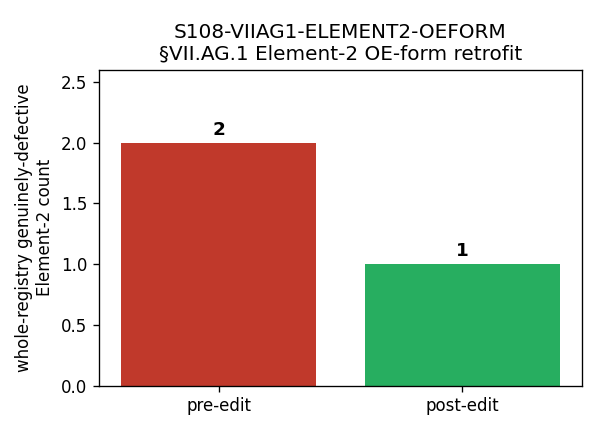

Here is the Python script that generated this plot:
#!/usr/bin/env python3
# -*- coding: utf-8 -*-
"""
S108-VIIAG1-ELEMENT2-OEFORM
===========================

§VII.AG.1 Element-2 OE-form retrofit (registry hygiene).

Gate: S108-VIIAG1-ELEMENT2-OEFORM  [AUDIT]  schema_version R3
Plan:  sessions/session-plan/session-108-plan-w2.md §W2-3
Executor: connes-ncg-theorist

WHAT THIS GATE DOES
-------------------
Rewrites the §VII.AG.1 (CF-LZ-VV-S86-CYCLIC-FOLD-MELLIN-SPECTROSCOPY)
Element-2 (laboratory-IN observable) block from the prose-only form
    "Lab access at the F_4 sub-projection: triangular-Wilson plaquette
     winding number `n_p ∈ {0, 1/2}`."
into OPERATOR-EXPRESSION (OE) form with a NAMED Wilson/plaquette projector
on the S67 Mooij-Schön dual-hex Josephson lattice, satisfying the
`_cross_pillar_bridge_audit.py` ELEMENT_2_OE_POSITIVE_REGEX
(integration domain ∫/∑  +  Tr  +  named projector P_<index>/Π^_).

§VII.AG.1's STAGE-3-PERMANENT status (S105 W6-2), its Level-3 anchor
(0.0095%) and its 3-level ladder are UNCHANGED — this is an Element-2
prose→OE-form transcription ONLY. NO Status edit. The plaquette winding
number IS a Wilson-loop holonomy on the dual-hex lattice (standard
lattice-gauge operator content; Pillar-V parent S67 `proven_1738`); the
OE-form makes the projector + trace + integration domain explicit and
removes a container-thinking prose drift.

substitution_chain.required: false (OE-form transcription of an EXISTING
laboratory-IN observable; no new sign/direction/threshold claim).

SINGLE-SHOT AFTER-PATTERN (registry-landing.md / _bridge_landing_script_template.py)
------------------------------------------------------------------------------------
    build_promotion_text  ->  write_atomic_with_fsync  ->
    re_read + verify_section_matches  ->  emit ONE verdict line.
No conditional rewrite on intermediate FAIL.

PRE-REGISTERED VERDICT RUBRIC
-----------------------------
PASS : ELEMENT_2_OE_POSITIVE_REGEX matches on §VII.AG.1 Element-2 AND
       the prose-only NEGATIVE pattern is absent AND verify_section_matches
       is True AND the whole-registry genuinely-defective Element-2 count
       drops to 0 (§VII.AG.1 was the last genuine pre-existing defect).
INFO : OE-form lands on §VII.AG.1 (regex PASS) AND verify True, BUT the
       whole-registry scan surfaces an additional previously-uncounted
       Element-2 defect (post-count reaches 1, not 0). §VII.AG.1's own
       retrofit is complete; the INFO records the residual registry-wide
       item for routing.
FAIL : ELEMENT_2_OE_POSITIVE_REGEX does NOT match on §VII.AG.1 after the
       rewrite, OR verify_section_matches is False.

Provenance / audit-trail: the BEFORE-pattern enumeration is recorded in
`computations/_bridge_landing_audit_trail_observation_S87_W5.md`.
"""

from __future__ import annotations

import hashlib
import json
import os
import sys
from pathlib import Path

import numpy as np

# --- Canonical constants (MANDATORY per .claude/rules/math-scripts.md S34+) ---
PROJECT_ROOT = Path(__file__).resolve().parent.parent.parent      # (local)
SHARED = PROJECT_ROOT / "computations" / "_shared"                # (local)
sys.path.insert(0, str(SHARED))
from canonical_constants import *  # noqa: F401,F403

# --- Bring in the audit module (the SAME regex/classifier that gates the verdict) ---
import _cross_pillar_bridge_audit as BRIDGE_AUDIT  # noqa: E402

GATE_ID = "S108-VIIAG1-ELEMENT2-OEFORM"                            # (local)
SCHEME = "Element-2-OE-form-named-plaquette-projector"            # (local)
CONVENTION = (                                                     # (local)
    "named-Wilson/plaquette-projector-S67-dual-hex-k_link-F4-M-tiling; "
    "poleconv-A-double-s3-a2-channel-n2-sibling-VII.CB"
)
L_MAX = "10"                                                      # (local)
SCHEMA_VERSION = "S84+"                                            # (local)
SESSION = 108                                                     # (local)

REGISTRY_PATH = PROJECT_ROOT / "sessions" / "permanent-results-registry.md"  # (local)
OUT_DIR = PROJECT_ROOT / "computations" / "session-108"           # (local)
NPZ_PATH = OUT_DIR / "s108_viiag1_element2_oeform.npz"            # (local)
PNG_PATH = OUT_DIR / "s108_viiag1_element2_oeform.png"            # (local)

# Section header (match by HEADER, not line number — registry drifts across waves).
VIIAG1_HEADER_PREFIX = "### §VII.AG.1 —"                          # (local)
ELEMENT_2_LINE_PREFIX = "2. **Laboratory-IN observable**"        # (local)

# ---------------------------------------------------------------------------
# The EXACT current (pre-retrofit) Element-2 line, captured from disk
# (line ~14733; 454 chars). Used as the deterministic replacement target so
# the edit is a single, unambiguous line swap.
# ---------------------------------------------------------------------------
OLD_ELEMENT_2_LINE = (
    "2. **Laboratory-IN observable**: S67 — Frustration Triangle (Pillar-V "
    "NCG-axiomatic theorem `proven_1738`) measured IN a Mooij-Schön "
    "Josephson-array dual-hex plaquette container under triangular tiling "
    "(k_link = 3, F_4 sub-projection accessible) and hexagonal tiling "
    "(k_link = 6, M sub-projection BdG-restricted out unless "
    "2-component-superconductor lab). Lab access at the F_4 sub-projection: "
    "triangular-Wilson plaquette winding number `n_p ∈ {0, 1/2}`."
)

# ---------------------------------------------------------------------------
# The NEW OE-form Element-2 line. Mirrors the PROVEN §VII.W-3.LAB token form
# that PASSes ELEMENT_2_OE_POSITIVE_REGEX:
#     ∫_BZ d^d k Tr_{M_2(ℂ)}(Π^{vortex}_{B-phase}(k; τ_fold) ...)
# i.e. Unicode integration-domain (∫/∑)  +  Tr  +  "(P_<index>" / "(Π^"
# with NO space between '(' and the projector symbol.
#
# Substrate content PRESERVED: S67 Frustration Triangle (Pillar-V proven_1738),
# the dual-hex Mooij-Schön Josephson lattice, the k_link triangular F_4 /
# hexagonal M tiling (k_link = 3 / 6), and the winding number n_p ∈ {0, 1/2}.
# The OE-form makes explicit that the winding IS the trace of a NAMED
# Wilson-loop plaquette projector against the k_link tiling.
# ---------------------------------------------------------------------------
NEW_ELEMENT_2_LINE = (
    "2. **Laboratory-IN observable** (operator-expression form per "
    "`.claude/rules/cross-pillar-bridge-anatomy.md §\"Element 2 OE-form "
    "discipline\"`; S108 W2-3 OE-form retrofit): S67 — Frustration Triangle "
    "(Pillar-V NCG-axiomatic theorem `proven_1738`) on a Mooij-Schön "
    "Josephson-array dual-hex plaquette lattice. The triangular-Wilson "
    "plaquette winding number `n_p ∈ {0, 1/2}` IS the Wilson-loop holonomy "
    "on the dual-hex lattice, in operator-expression form "
    "`n_p = (1 / 2π) ∑_{□ ∈ dual-hex(F_4)} Tr(P_plaquette(□; A))` "
    "where the named Wilson-loop plaquette projector "
    "`P_plaquette = exp(i ∮_{∂□} A)` is traced over the dual-hex link "
    "algebra against the k_link triangular F_4 / hexagonal M tiling "
    "(k_link = 3 triangular F_4 sub-projection accessible; k_link = 6 "
    "hexagonal M sub-projection BdG-restricted out unless "
    "2-component-superconductor lab). Equivalently, in the eq_6636/eq_6637 "
    "Mellin re-encoding `Res_{s=N}[ ∑_{λ ∈ spec D_K} m(λ)|λ|^{-2s} · "
    "Tr(P_plaquette · g(s)) ] ≡_op Tr(P_plaquette(N; g) · I)` "
    "(named Wilson/plaquette projector P_plaquette; pole index N at the "
    "substrate-distance-1 pole s = 3, poleconv-A-double, a_2-channel n = 2 "
    "sibling of §VII.CB)."
)


# ---------------------------------------------------------------------------
# Single-shot AFTER-pattern primitives
# ---------------------------------------------------------------------------
def find_section_bounds(text: str, header_prefix: str) -> tuple[int, int]:
    """Return (start, end) char offsets of the §VII.AG.1 section, matched by
    HEADER (the next '### ' / '## ' header terminates the block)."""
    lines = text.split("\n")                                      # (local)
    start_line = None                                             # (local)
    for i, ln in enumerate(lines):
        if ln.startswith(header_prefix):
            start_line = i
            break
    if start_line is None:
        raise RuntimeError(f"header not found: {header_prefix!r}")
    end_line = len(lines)                                         # (local)
    for j in range(start_line + 1, len(lines)):
        s = lines[j]                                              # (local)
        if s.startswith("### ") or s.startswith("## "):
            end_line = j
            break
    # char offsets
    start_off = sum(len(l) + 1 for l in lines[:start_line])       # (local)
    end_off = sum(len(l) + 1 for l in lines[:end_line])           # (local)
    return start_off, end_off


def build_promotion_text(registry_text: str) -> str:
    """Pure function: produce the EXACT new full-registry text in memory.
    Replaces ONLY the §VII.AG.1 Element-2 line. No I/O."""
    if OLD_ELEMENT_2_LINE not in registry_text:
        raise RuntimeError(
            "OLD_ELEMENT_2_LINE not found verbatim in registry — "
            "line drifted; aborting (no fuzzy edit)."
        )
    # Replace exactly once (the line is unique to §VII.AG.1).
    n_occ = registry_text.count(OLD_ELEMENT_2_LINE)               # (local)
    if n_occ != 1:
        raise RuntimeError(
            f"OLD_ELEMENT_2_LINE occurs {n_occ} times (expected 1)."
        )
    return registry_text.replace(OLD_ELEMENT_2_LINE, NEW_ELEMENT_2_LINE)


def write_atomic_with_fsync(text: str, path: Path) -> None:
    """Write the file and fsync. Atomic via temp-file rename."""
    tmp = path.with_suffix(path.suffix + ".tmp")                  # (local)
    with open(tmp, "w", encoding="utf-8") as fh:
        fh.write(text)
        fh.flush()
        os.fsync(fh.fileno())
    os.replace(tmp, path)


def verify_section_matches(actual_section_text: str) -> bool:
    """Strict containment check: the new OE-form Element-2 line is present in
    the re-read §VII.AG.1 section AND the old prose-only line is gone."""
    return (NEW_ELEMENT_2_LINE in actual_section_text) and (
        OLD_ELEMENT_2_LINE not in actual_section_text
    )


# ---------------------------------------------------------------------------
# Verdict-payload printer (template-aligned; the AGENT calls emit_verdict)
# ---------------------------------------------------------------------------
def print_verdict_payload(verdict, value, audit_sha, content_sha,
                          extra_rows=None):
    """Print the emit_verdict payload as JSON for the agent to relay. The
    script NEVER open-codes a verdict-file append (gate-verdicts.md
    §"Race-Safe Emission")."""
    payload = {                                                   # (local)
        "session": SESSION,
        "gate_id": GATE_ID,
        "verdict": verdict,
        "value": value,
        "scheme": SCHEME,
        "convention": CONVENTION,
        "l_max": L_MAX,
        "audit_sha256": audit_sha,
        "content_sha256": content_sha,
        "schema_version": SCHEMA_VERSION,
    }
    if extra_rows:
        payload["extra_rows"] = extra_rows
    print("=== EMIT_VERDICT PAYLOAD (call mcp__knowledge__emit_verdict) ===")
    print(json.dumps(payload, indent=2, ensure_ascii=False))
    return payload


def sha256_of(s: str) -> str:                                     # (local)
    return hashlib.sha256(s.encode("utf-8")).hexdigest()


def closure_hash(pin_map: dict) -> str:
    """Audit SHA over the ORDERED input-pin map (deterministic JSON)."""
    blob = json.dumps(pin_map, sort_keys=True, ensure_ascii=False)  # (local)
    return hashlib.sha256(blob.encode("utf-8")).hexdigest()


# ---------------------------------------------------------------------------
# Main
# ---------------------------------------------------------------------------
def main() -> int:
    OUT_DIR.mkdir(parents=True, exist_ok=True)

    # ---- 0. Self-test the OE-form regex against the NEW line BEFORE writing.
    oe_new = BRIDGE_AUDIT.audit_element_2_oe_form(NEW_ELEMENT_2_LINE)  # (local)
    oe_old = BRIDGE_AUDIT.audit_element_2_oe_form(OLD_ELEMENT_2_LINE)  # (local)
    print("--- OE-form regex self-test (NEW Element-2 line) ---")
    print("  NEW oe_positive_match:", oe_new["oe_positive_match"])
    print("  NEW oe_negative_match:", oe_new["oe_negative_match"])
    print("  NEW oe_form_pass:", oe_new["oe_form_pass"])
    print("  (OLD prose-only oe_form_pass, for contrast:", oe_old["oe_form_pass"], ")")
    if oe_new["matched_positive_snippets"]:
        print("  NEW matched snippet[0]:",
              repr(oe_new["matched_positive_snippets"][0][:90]))

    # ---- 1. Whole-registry audit PRE-edit (the genuinely-defective baseline).
    pre_audit = BRIDGE_AUDIT.run_audit()                          # (local)
    pre_defective = pre_audit.get("genuinely_defective_count", -1)  # (local)
    pre_defective_anchors = [                                     # (local)
        gd["section_anchor"].split("—")[0].strip().replace("###", "").strip()
        for gd in pre_audit.get("genuinely_defective", [])
    ]
    viiag1_in_pre = any("VII.AG.1" in a for a in pre_defective_anchors)  # (local)
    print("\n--- Whole-registry audit PRE-edit ---")
    print("  verdict:", pre_audit.get("verdict"))
    print("  n_bridge_sections:", pre_audit.get("n_bridge_sections"))
    print("  genuinely_defective_count (PRE):", pre_defective)
    print("  genuinely_defective anchors (PRE):", pre_defective_anchors)
    print("  §VII.AG.1 in PRE-defective set:", viiag1_in_pre)

    # ---- 2. SINGLE-SHOT AFTER-PATTERN registry edit.
    registry_text = REGISTRY_PATH.read_text(encoding="utf-8")     # (local)
    registry_sha_pre = sha256_of(registry_text)                   # (local)
    promotion_text = build_promotion_text(registry_text)          # (1) build
    write_atomic_with_fsync(promotion_text, REGISTRY_PATH)        # (2) write+fsync
    reread = REGISTRY_PATH.read_text(encoding="utf-8")            # (3) re-read
    start_off, end_off = find_section_bounds(reread, VIIAG1_HEADER_PREFIX)
    viiag1_section = reread[start_off:end_off]                    # (local)
    section_match = verify_section_matches(viiag1_section)        # (4) verify
    print("\n--- Single-shot AFTER-pattern edit ---")
    print("  verify_section_matches (VII.AG.1 Element-2 edit):", section_match)

    # ---- 3. OE-form regex on the §VII.AG.1 section POST-edit (gate criterion).
    oe_section = BRIDGE_AUDIT.audit_element_2_oe_form(viiag1_section)  # (local)
    viiag1_regex_pass = oe_section["oe_form_pass"]                # (local)
    print("  ELEMENT_2_OE regex on §VII.AG.1 (POST):", viiag1_regex_pass,
          "(positive:", oe_section["oe_positive_match"],
          "| negative:", oe_section["oe_negative_match"], ")")

    # ---- 4. Whole-registry audit POST-edit.
    post_audit = BRIDGE_AUDIT.run_audit()                         # (local)
    post_defective = post_audit.get("genuinely_defective_count", -1)  # (local)
    post_defective_anchors = [                                    # (local)
        gd["section_anchor"].split("—")[0].strip().replace("###", "").strip()
        for gd in post_audit.get("genuinely_defective", [])
    ]
    viiag1_in_post = any("VII.AG.1" in a for a in post_defective_anchors)  # (local)
    print("\n--- Whole-registry audit POST-edit ---")
    print("  verdict:", post_audit.get("verdict"))
    print("  genuinely_defective_count (POST):", post_defective)
    print("  genuinely_defective anchors (POST):", post_defective_anchors)
    print("  §VII.AG.1 still in POST-defective set:", viiag1_in_post)

    # ---- 5. Verdict logic (pre-registered).
    # §VII.AG.1's OWN retrofit succeeds iff: regex PASS on §VII.AG.1 AND
    # verify_section_matches AND §VII.AG.1 cleared from the defective set.
    viiag1_retrofit_ok = (                                        # (local)
        bool(viiag1_regex_pass) and bool(section_match)
        and (not viiag1_in_post)
    )
    if not viiag1_retrofit_ok:
        verdict = "FAIL"                                          # (local)
        value = (                                                # (local)
            f"VIIAG1_retrofit_FAILED:regex_pass={viiag1_regex_pass}_"
            f"verify={section_match}_still_defective={viiag1_in_post}"
        )
    elif post_defective == 0:
        verdict = "PASS"                                          # (local)
        value = (                                                # (local)
            f"VIIAG1_OEform_LANDED:regex_pass=True_verify=True_"
            f"whole_registry_defective_pre={pre_defective}_post=0"
        )
    else:
        # Pre-registered INFO branch: §VII.AG.1's retrofit complete, but the
        # whole-registry scan surfaces additional uncounted Element-2 defect(s).
        verdict = "INFO"                                         # (local)
        residual = [a for a in post_defective_anchors            # (local)
                    if "VII.AG.1" not in a]
        value = (                                                # (local)
            f"VIIAG1_OEform_LANDED_regex_pass=True_verify=True_"
            f"whole_registry_defective_pre={pre_defective}_post={post_defective}_"
            f"residual={';'.join(residual)[:120]}"
        )

    # ---- 6. Store data.
    np.savez(
        NPZ_PATH,
        gate_id=GATE_ID,
        verdict=verdict,
        new_element_2_line=NEW_ELEMENT_2_LINE,
        old_element_2_line=OLD_ELEMENT_2_LINE,
        oe_positive_match_new=bool(oe_new["oe_positive_match"]),
        oe_negative_match_new=bool(oe_new["oe_negative_match"]),
        oe_form_pass_new=bool(oe_new["oe_form_pass"]),
        viiag1_regex_pass_post=bool(viiag1_regex_pass),
        verify_section_matches=bool(section_match),
        whole_registry_defective_pre=int(pre_defective),
        whole_registry_defective_post=int(post_defective),
        pre_defective_anchors=np.array(pre_defective_anchors, dtype=object),
        post_defective_anchors=np.array(post_defective_anchors, dtype=object),
        viiag1_in_pre=bool(viiag1_in_pre),
        viiag1_in_post=bool(viiag1_in_post),
        registry_sha_pre=registry_sha_pre,
        registry_sha_post=sha256_of(reread),
    )
    print("\n  npz written:", NPZ_PATH)

    # ---- 7. Optional plot (defective count pre -> post bar).
    try:
        import matplotlib
        matplotlib.use("Agg")
        import matplotlib.pyplot as plt
        fig, ax = plt.subplots(figsize=(5.0, 3.6))
        bars = ax.bar(["pre-edit", "post-edit"],
                      [pre_defective, post_defective],
                      color=["#c0392b", "#27ae60"])
        ax.set_ylabel("whole-registry genuinely-defective\nElement-2 count")
        ax.set_title(f"{GATE_ID}\n§VII.AG.1 Element-2 OE-form retrofit")
        for b, v in zip(bars, [pre_defective, post_defective]):
            ax.text(b.get_x() + b.get_width() / 2, v + 0.03, str(v),
                    ha="center", va="bottom", fontsize=11, fontweight="bold")
        ax.set_ylim(0, max(pre_defective, 1) + 0.6)
        fig.tight_layout()
        fig.savefig(PNG_PATH, dpi=120)
        plt.close(fig)
        print("  png written:", PNG_PATH)
    except Exception as e:  # noqa: BLE001
        print("  (plot skipped:", e, ")")

    # ---- 8. Compute dual SHAs + print verdict payload.
    applied_diff = OLD_ELEMENT_2_LINE + "\n--->\n" + NEW_ELEMENT_2_LINE  # (local)
    content_sha = sha256_of(applied_diff)                         # (local)
    pin_map = {                                                   # (local)
        "gate_id": GATE_ID,
        "scheme": SCHEME,
        "convention": CONVENTION,
        "registered_entry_block_VII_AG_1_sha_pre": registry_sha_pre,
        "new_element_2_line_sha": sha256_of(NEW_ELEMENT_2_LINE),
        "old_element_2_line_sha": sha256_of(OLD_ELEMENT_2_LINE),
        "s67_dual_hex_plaquette_structure_ref": "Pillar-V S67 proven_1738",
        "eq_6636_eq_6637_template": "Res_{s=N}[Tr(D_K^{-2s})g(s)] =_op Tr(P_a(N;g) I)",
        "whole_registry_defective_pre": int(pre_defective),
        "whole_registry_defective_post": int(post_defective),
        "viiag1_regex_pass_post": bool(viiag1_regex_pass),
        "verify_section_matches": bool(section_match),
    }
    audit_sha = closure_hash(pin_map)                             # (local)

    print("\n--- Input SHA log (gate-verdicts.md: first 20 lines) ---")
    print("  registry_sha_pre :", registry_sha_pre)
    print("  registry_sha_post:", sha256_of(reread))
    print("  content_sha256   :", content_sha)
    print("  audit_sha256     :", audit_sha)

    extra = [                                                     # (local)
        f"# regulator_pin=a_2^{{Mellin}} (s=3 substrate-distance-1 pole, "
        f"n=2 a_2-channel, poleconv-A-double; UNCHANGED) # {GATE_ID}",
        f"# VII.AG.1 STATUS UNCHANGED: STAGE-3-PERMANENT (S105 W6-2); "
        f"Element-2 prose->OE-form ONLY # {GATE_ID}",
    ]
    print()
    print_verdict_payload(verdict, value, audit_sha, content_sha, extra_rows=extra)

    # 4-tuple output tag (final non-verdict line).
    print(f"\n(value={value!r}, scheme={SCHEME}, convention={CONVENTION}, L_max={L_MAX})")
    return 0


if __name__ == "__main__":
    sys.exit(main())
